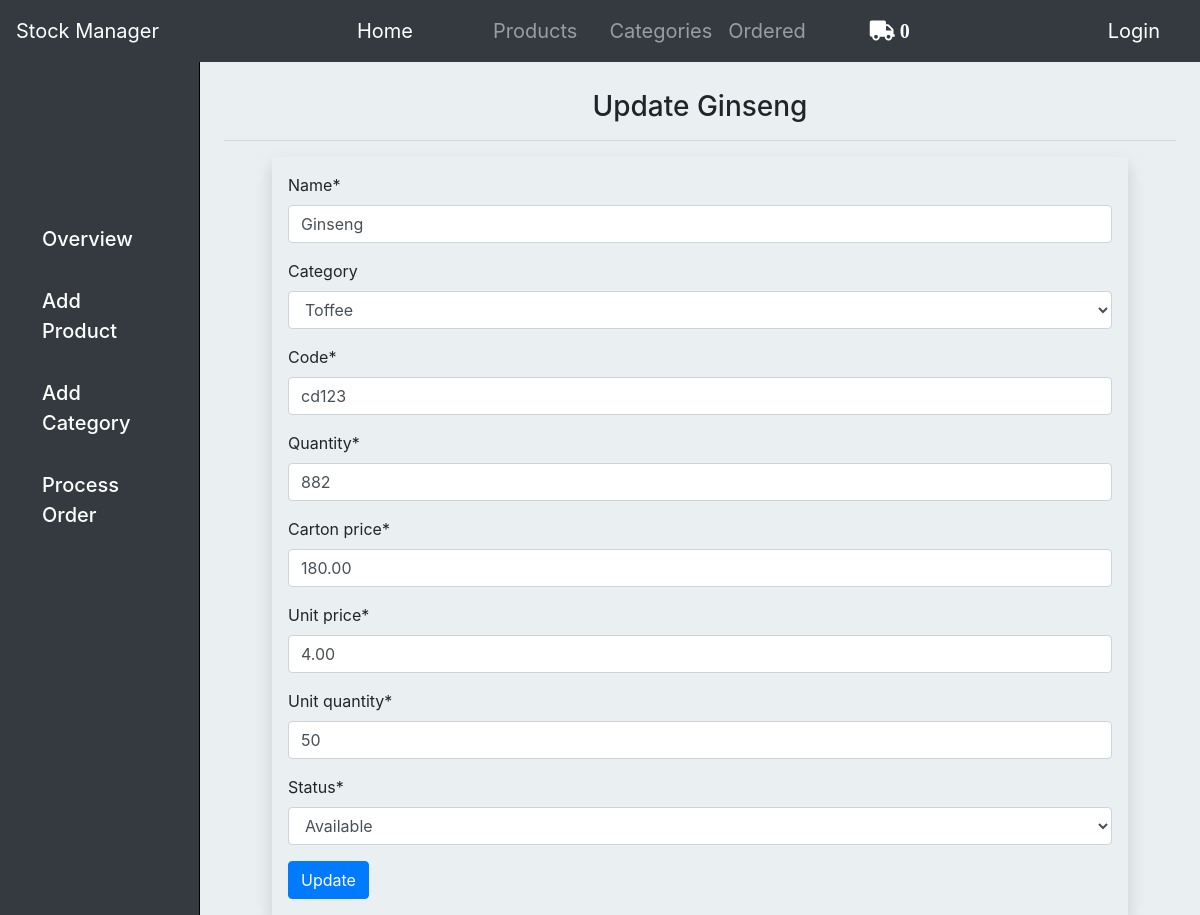
The app's page /products/edit/2/, older data.
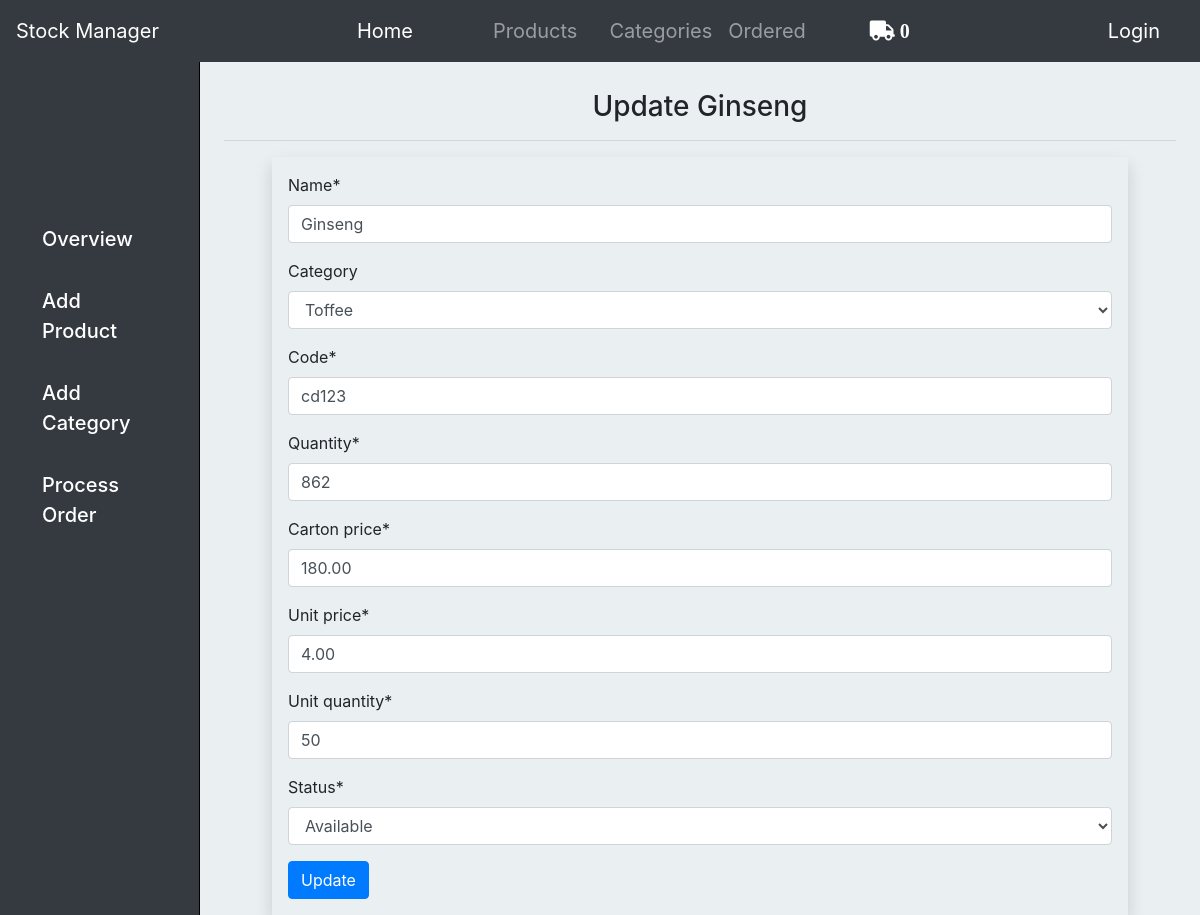
The same page, newer data.
### base/models.py (models this page shows, shortened)
class Product(models.Model):
    name = models.CharField(max_length=100)
    category = models.ForeignKey(Category, on_delete=models.CASCADE, null=True, blank=True, related_name='products')
    code = models.CharField(max_length=100)
    quantity = models.IntegerField(default=1)
    carton_price = models.DecimalField(decimal_places=2, default=0.00, max_digits=9)
    unit_price = models.DecimalField(decimal_places=2, default=0.00, max_digits=9)
    unit_quantity = models.IntegerField(default=1)
    status = models.CharField(max_length=100, choices=CHOICES, default="Available")
    owner = models.ForeignKey(User, on_delete=models.CASCADE)

class Category(models.Model):
    name = models.CharField(max_length=100)
    code = models.CharField(max_length=100)
    owner = models.ForeignKey(User, on_delete=models.CASCADE)
    def __str__(self):
        return self.name

### base/views.py (the view)
# urls.py: path('products/edit/<int:id>/', views.edit_product, name="editproduct"),
def edit_product(request, id):
    prod = get_object_or_404(Product, id=id)
    if request.method == 'POST':
        form = ProductAddForm(request.POST, instance=prod)
        if form.is_valid():
            form.save()
            messages.success(request, "Product Updated!")
            return redirect('product')
    else:
        form = ProductAddForm(instance=prod)
    context = {
        'prod':prod,
        'form':form
    }
    return render(request, 'base/product_edit.html', context)

### base/forms.py
class ProductAddForm(forms.ModelForm):
    class Meta:
        model = Product
        exclude = ['owner']

### base/templatetags/cart_template_tags.py (called while the page is built)
@register.filter
def cart_item_count(user):
    if user.is_authenticated:
        qs = Order.objects.filter(user=user, ordered=False)
        if qs.exists():
            return qs[0].items.count()
    return 0

### base/templates/base/product_edit.html (shortened to what this page needs)
{% extends 'base/layout.html' %}
{% load crispy_forms_tags %}
{% block main %}
		<h3 class="h3_head">Update {{prod.name}}</small></h3>
        <hr>
    <form class="mr-5 ml-5 shadow p-3" method="POST" action="">
    	{{form|crispy}}
    	<button type="submit" class="btn btn-primary"> Update</button>
    </form>
{% endblock main %}

Row changes from the older to the newer data that the page shows:
changed Product "Ginseng": quantity "882" → "862"
